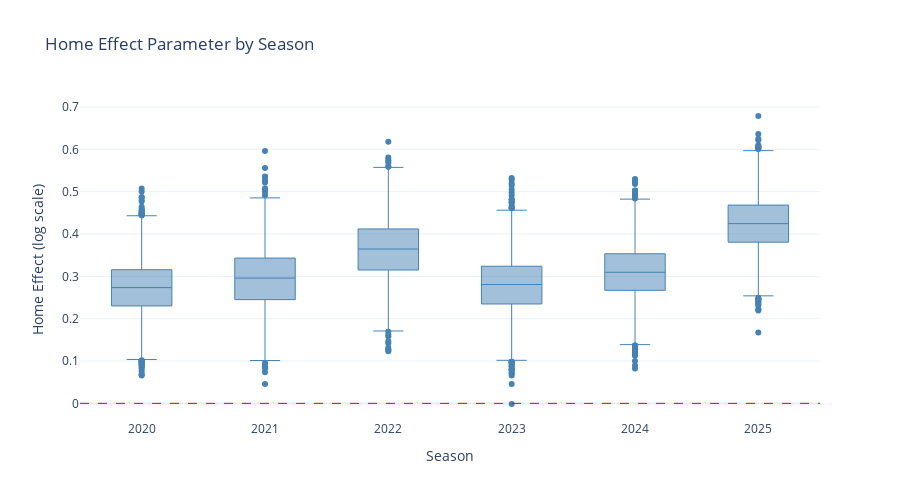

Notebook source saved alongside this figure:
### Code cell
fig_nu = go.Figure()

for year in seasons:
    year_data = df_all[df_all["year"] == year]["nu"]
    fig_nu.add_trace(
        go.Box(
            y=year_data,
            name=str(year),
            boxmean=False,
            marker_color="steelblue",
            line_width=1,
        )
    )

fig_nu.update_layout(
    title="Home Effect Parameter by Season",
    yaxis_title="Home Effect (log scale)",
    xaxis_title="Season",
    template="plotly_white",
    height=500,
    width=900,
    showlegend=False,
)
fig_nu.add_hline(y=0, line_dash="dash", line_color="red", line_width=1)
fig_nu.show()

fig_nu.write_image("../figures/home_effect_comparison.png", scale=2)

### Figure 1 — Plotly figure (JSON) as saved in the notebook; plotly's stock layout.template omitted (floating-point values rounded to 4 significant figures; data arrays with more than 128 entries replaced by an {"elided": "..."} marker saying what was removed)
{"data": [{"boxmean": false, "line": {"width": 1}, "marker": {"color": "steelblue"}, "name": "2020", "type": "box", "y": {"elided": "4000 float values"}}, {"boxmean": false, "line": {"width": 1}, "marker": {"color": "steelblue"}, "name": "2021", "type": "box", "y": {"elided": "4000 float values"}}, {"boxmean": false, "line": {"width": 1}, "marker": {"color": "steelblue"}, "name": "2022", "type": "box", "y": {"elided": "4000 float values"}}, {"boxmean": false, "line": {"width": 1}, "marker": {"color": "steelblue"}, "name": "2023", "type": "box", "y": {"elided": "4000 float values"}}, {"boxmean": false, "line": {"width": 1}, "marker": {"color": "steelblue"}, "name": "2024", "type": "box", "y": {"elided": "4000 float values"}}, {"boxmean": false, "line": {"width": 1}, "marker": {"color": "steelblue"}, "name": "2025", "type": "box", "y": {"elided": "4000 float values"}}], "layout": {"height": 500, "shapes": [{"line": {"color": "red", "dash": "dash", "width": 1}, "type": "line", "x0": 0, "x1": 1, "xref": "x domain", "y0": 0, "y1": 0, "yref": "y"}], "showlegend": false, "title": {"text": "Home Effect Parameter by Season"}, "width": 900, "xaxis": {"title": {"text": "Season"}}, "yaxis": {"title": {"text": "Home Effect (log scale)"}}}}
